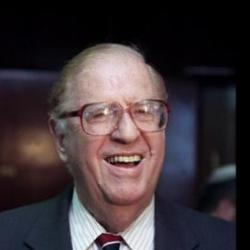
#> input picture training_images/lfw-deepfunneled/Abba_Eban/Abba_Eban_0001.jpg, 250 x 250 px, found by its file name; its folder holds only this picture in this run
$ python trainer.py
#> lines starting #> are read from the running program, lines starting #| are printed output that depends on the picture
import pandas as pd
import random
import cv2
import os
import numpy as np

face_cascade = cv2.CascadeClassifier(cv2.data.haarcascades + 'haarcascade_frontalface_alt2.xml')
eyes_cascade = cv2.CascadeClassifier(cv2.data.haarcascades + 'haarcascade_eye_tree_eyeglasses.xml')

#training image path
image_folder = 'C:/Users/Rowan/Documents/projects/ERR09-RIFIC-ER-D1CAT0R/training_images/lfw-deepfunneled'

#create dataset
dataset = pd.DataFrame(columns=['confidence', 'blur', 'alpha', 'beta', 'minNeighbors', 'scaleFactor'])

# Iterate through all subdirectories in the larger folder
for folder_name in os.listdir(image_folder):
    folder_path = os.path.join(image_folder, folder_name)
    if not os.path.isdir(folder_path):
        continue

    # Loop through each image file in the directory
    for filename in os.listdir(folder_path):
        if not filename.endswith('.jpg'):
            continue

        # Load the image
        image_path = os.path.join(folder_path, filename)
        img = cv2.imread(image_path)
#> img is the input picture: shape (250, 250, 3); mean B, G, R 56.7, 53, 62.9

        #generate values
        blur = (random.randint(1, 5) * 2) - 1
        alpha = random.randint(0,255)
        beta = random.randint(0,255)
        minNeighbors = random.randint(0,10)
        scaleFactor = random.uniform(1.03, 1.1)
        confidence = 0

        # Image processing
        gray = cv2.cvtColor(img, cv2.COLOR_BGR2GRAY)
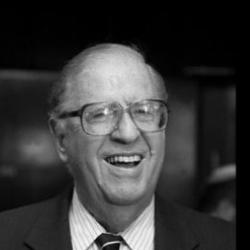
#> gray: shape (250, 250); min 0, max 249, mean 56.4
        grayBlur = cv2.GaussianBlur(gray, (blur, blur), 0)
        grayNormalized = cv2.normalize(grayBlur, None, alpha=alpha, beta=beta, norm_type=cv2.NORM_MINMAX)
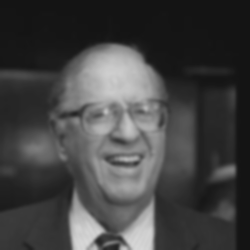
#> grayNormalized: shape (250, 250); min 20, max 215, mean 67.2

        faces = face_cascade.detectMultiScale3(grayNormalized, scaleFactor=scaleFactor, minNeighbors=minNeighbors, outputRejectLevels=True)
#> faces = ([[63, 69, 114, 114]], [20], [56.61])
        eyes = eyes_cascade.detectMultiScale3(grayNormalized, scaleFactor=scaleFactor, minNeighbors=minNeighbors, outputRejectLevels=True)
#> eyes = ((), (), ())

        if len(eyes[0]) == 0:
            eyes_confidence = 0
        else:
            eyes_confidence = np.max(eyes[2])

        if len(faces[0]) == 0:
            faces_confidence = 0
        else:
            faces_confidence = np.max(faces[2])
#> faces_confidence = 56.61

        confidence = eyes_confidence + faces_confidence
#> confidence = 56.61

#> (the run stopped early here; a loop or call above may not have finished)

$ run again, on training_images/lfw-deepfunneled/Abdullah_Gul/Abdullah_Gul_0016.jpg
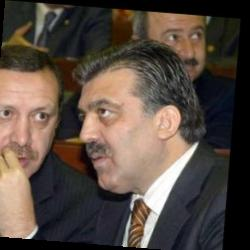
#> input picture training_images/lfw-deepfunneled/Abdullah_Gul/Abdullah_Gul_0016.jpg, 250 x 250 px, found by its file name
#> img is the input picture: shape (250, 250, 3); mean B, G, R 66, 74.8, 87.7
#> `grayBlur = cv2.GaussianBlur(gray, (blur, blur), 0)`:
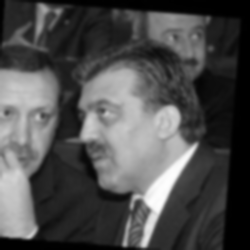
#> grayBlur: shape (250, 250); min 0, max 253, mean 77.6
#> `grayNormalized = cv2.normalize(grayBlur, None, alpha=alpha, beta=beta,..`:
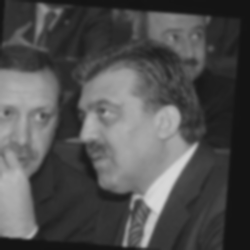
#> grayNormalized: shape (250, 250); min 20, max 215, mean 79.9
#> faces = ((), (), ())
#> eyes = ([[30, 106, 22, 22], [89, 98, 27, 27]], [30, 30], [1.15, 1.96])
#> eyes_confidence = 1.96
